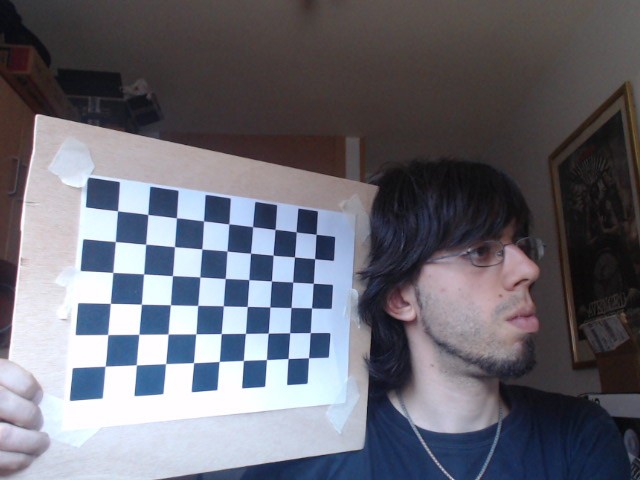
#> input picture software/src/CameraCalibration/logitech/calibration_image1.png, 640 x 480 px; its folder holds only this picture in this run
$ python CalibrationExample.py   (Python 2 division)
#> lines starting #> are read from the running program, lines starting #| are printed output that depends on the picture
import numpy as np
import cv2
import glob

# termination criteria
criteria = (cv2.TERM_CRITERIA_EPS + cv2.TERM_CRITERIA_MAX_ITER, 30, 0.001)

# prepare object points, like (0,0,0), (1,0,0), (2,0,0) ....,(6,5,0)
objp = np.zeros((9*6,3), np.float32)
objp[:,:2] = np.mgrid[0:9,0:6].T.reshape(-1,2)
objp *= 26.35

# Arrays to store object points and image points from all the images.
objpoints = [] # 3d point in real world space
imgpoints = [] # 2d points in image plane.

# Calibration set prefix
filePrefix = 'logitech/calibration_image'
images = glob.glob(filePrefix+'*.png')

for name in images:
    print "Found image: %s" % name

for i, fname in enumerate(images):
    print "Processing image %d" % i
    img = cv2.imread(fname)
#> img is the input picture: shape (480, 640, 3); mean B, G, R 114.5, 104.9, 104.8
    gray = cv2.cvtColor(img,cv2.COLOR_BGR2GRAY)
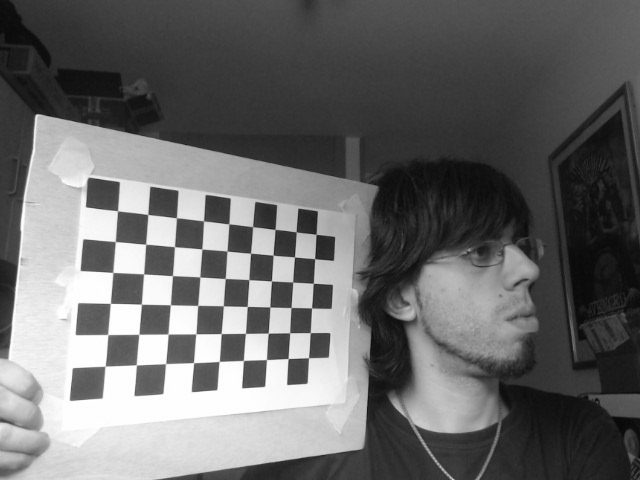
#> gray: shape (480, 640); min 4, max 255, mean 106

    # Find the chess board corners
    ret, corners = cv2.findChessboardCorners(gray, (9, 6),None)
#> ret = True; corners = 54 rows, first 8: [117.5, 210.8], [147.8, 214.5], [176.4, 217.7], [203.6, 220.8], [228.7, 223.9], [252.6, 226.6], [275, 229.5], [296.2, 231.7]

    # If found, add object points, image points (after refining them)
    if ret == True:
        print "\tPattern found!"

        objpoints.append(objp)

        corners2 = cv2.cornerSubPix(gray,corners,(5,5),(-1,-1),criteria)
#> corners2 = 54 rows, first 8: [117.5, 210.8], [147.8, 214.5], [176.4, 217.8], [203.5, 220.9], [228.8, 223.9], [252.6, 226.7], [275, 229.4], [296.2, 231.8]


        # Draw and display the corners
#> (the run stopped early here; a loop or call above may not have finished)

$ run again, on software/src/CameraCalibration/logitech/calibration_image13.png
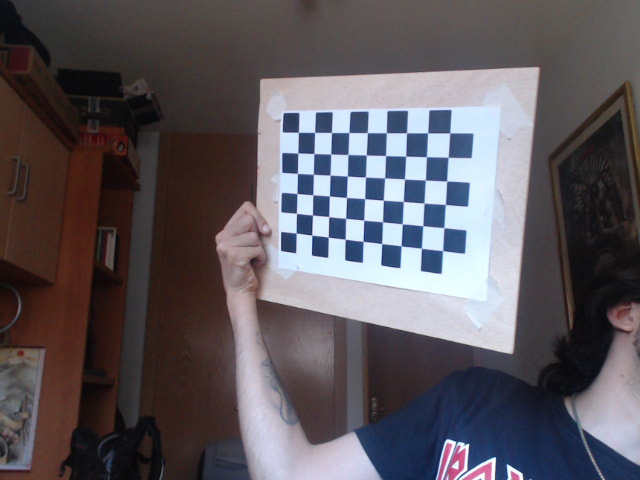
#> input picture software/src/CameraCalibration/logitech/calibration_image13.png, 640 x 480 px
#> img is the input picture: shape (480, 640, 3); mean B, G, R 93.3, 87.3, 92.6
#> `gray = cv2.cvtColor(img,cv2.COLOR_BGR2GRAY)`:
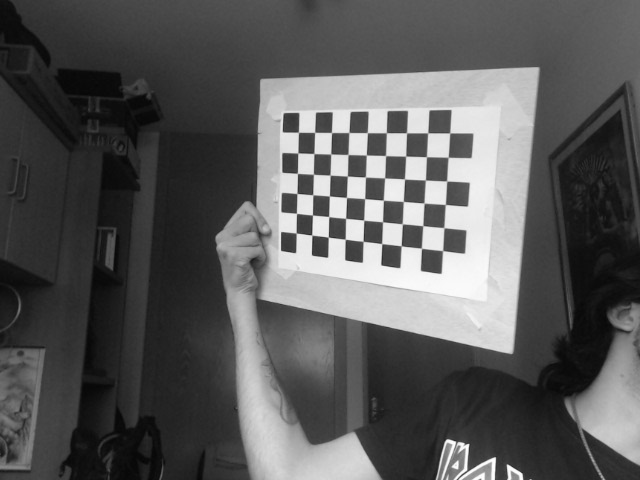
#> gray: shape (480, 640); min 3, max 255, mean 89.6
#> ret = True; corners = 54 rows, first 8: [298.4, 132.3], [314.7, 132.4], [331.5, 132.6], [349, 132.4], [367.3, 132.6], [386.4, 132.7], [406.5, 132.8], [427.8, 132.9]
#> corners2 = 54 rows, first 8: [298.4, 132.3], [314.6, 132.4], [331.5, 132.5], [348.9, 132.5], [367.3, 132.6], [386.3, 132.7], [406.5, 132.8], [427.7, 132.8]

$ run again, on software/src/CameraCalibration/logitech/calibration_image2.png
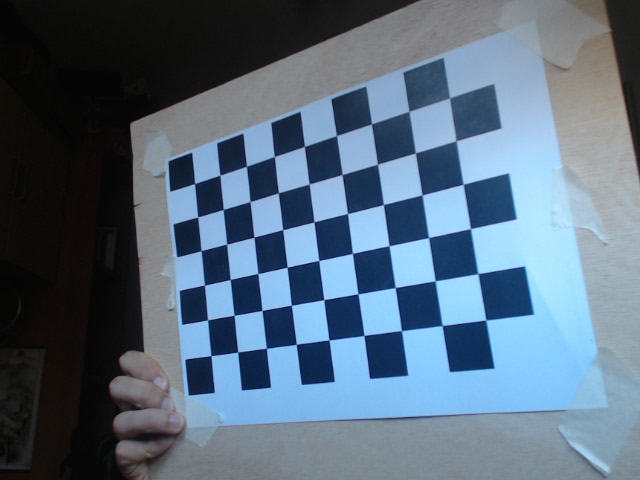
#> input picture software/src/CameraCalibration/logitech/calibration_image2.png, 640 x 480 px
#> img is the input picture: shape (480, 640, 3); mean B, G, R 125.9, 107.3, 87.7
#> `gray = cv2.cvtColor(img,cv2.COLOR_BGR2GRAY)`:
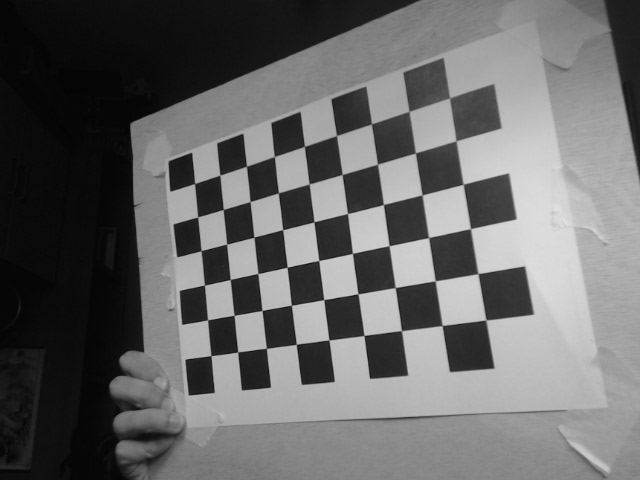
#> gray: shape (480, 640); min 2, max 226, mean 103.6
#> ret = True; corners = 54 rows, first 8: [194.6, 183.5], [219.8, 175.1], [246.4, 166.2], [274.4, 156.6], [304.5, 146.3], [336.5, 135.5], [371.5, 123.9], [409.1, 111.3]
#> corners2 = 54 rows, first 8: [194.6, 183.5], [219.9, 175.1], [246.5, 166.3], [274.4, 156.6], [304.4, 146.4], [336.5, 135.6], [371.4, 123.9], [409.1, 111.3]

$ run again, on software/src/CameraCalibration/logitech/calibration_image3.png
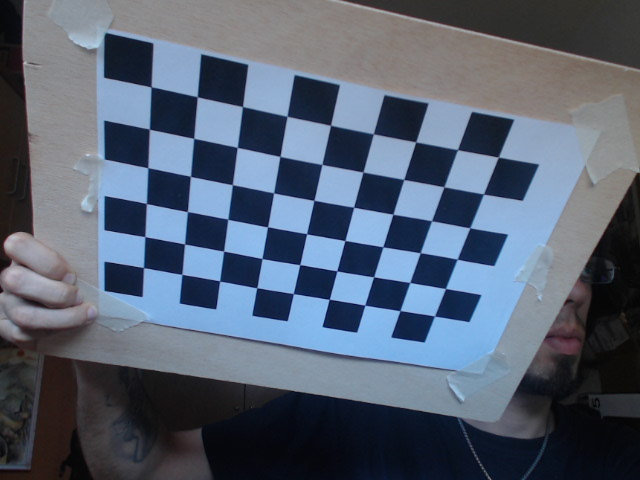
#> input picture software/src/CameraCalibration/logitech/calibration_image3.png, 640 x 480 px
#> img is the input picture: shape (480, 640, 3); mean B, G, R 113.7, 96.8, 85.9
#> `gray = cv2.cvtColor(img,cv2.COLOR_BGR2GRAY)`:
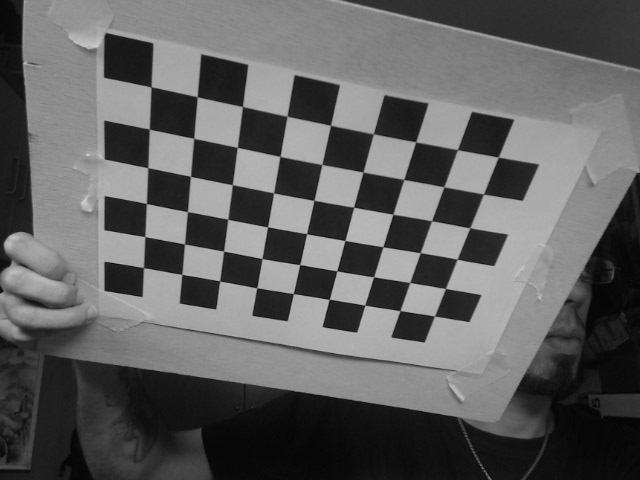
#> gray: shape (480, 640); min 1, max 207, mean 95.5
#> ret = True; corners = 54 rows, first 8: [151.1, 86.96], [197.3, 96.71], [242.5, 106.5], [287, 116.1], [330.5, 125], [373.4, 133.9], [415.7, 141.8], [457.6, 149.5]
#> corners2 = 54 rows, first 8: [151.1, 86.93], [197.3, 96.69], [242.5, 106.5], [287.1, 116.3], [330.5, 125.3], [373.4, 133.8], [415.6, 141.9], [457.5, 149.6]

$ run again, on software/src/CameraCalibration/logitech/calibration_image10.png
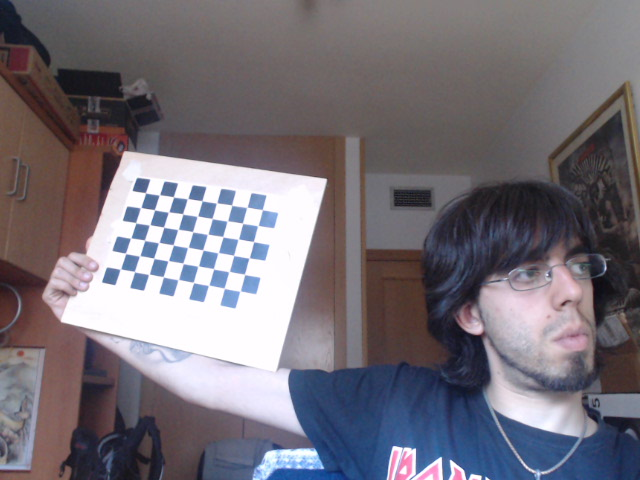
#> input picture software/src/CameraCalibration/logitech/calibration_image10.png, 640 x 480 px
#> img is the input picture: shape (480, 640, 3); mean B, G, R 119.7, 111.2, 116.5
#> `gray = cv2.cvtColor(img,cv2.COLOR_BGR2GRAY)`:
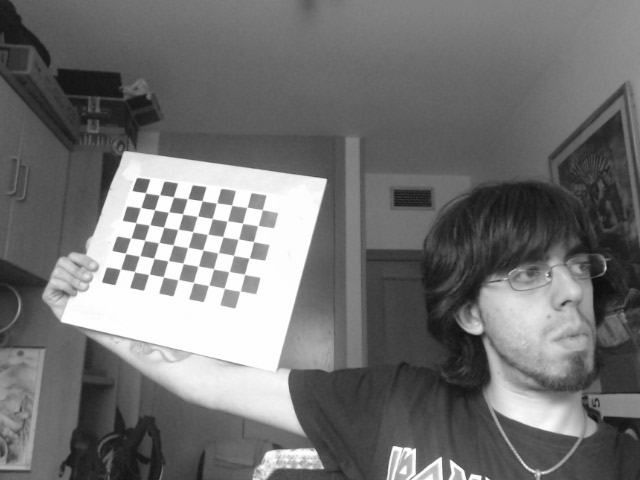
#> gray: shape (480, 640); min 13, max 255, mean 113.8
#> ret = True; corners = 54 rows, first 8: [145.4, 192.7], [159.4, 194.8], [173.5, 196.9], [187.5, 198.7], [202, 200.8], [216.6, 202.9], [231.6, 205.2], [247.1, 207.2]
#> corners2 = 54 rows, first 8: [145.4, 192.8], [159.4, 194.9], [173.5, 197], [187.5, 198.6], [202, 200.7], [216.6, 203], [231.7, 205.2], [246.8, 207.4]
